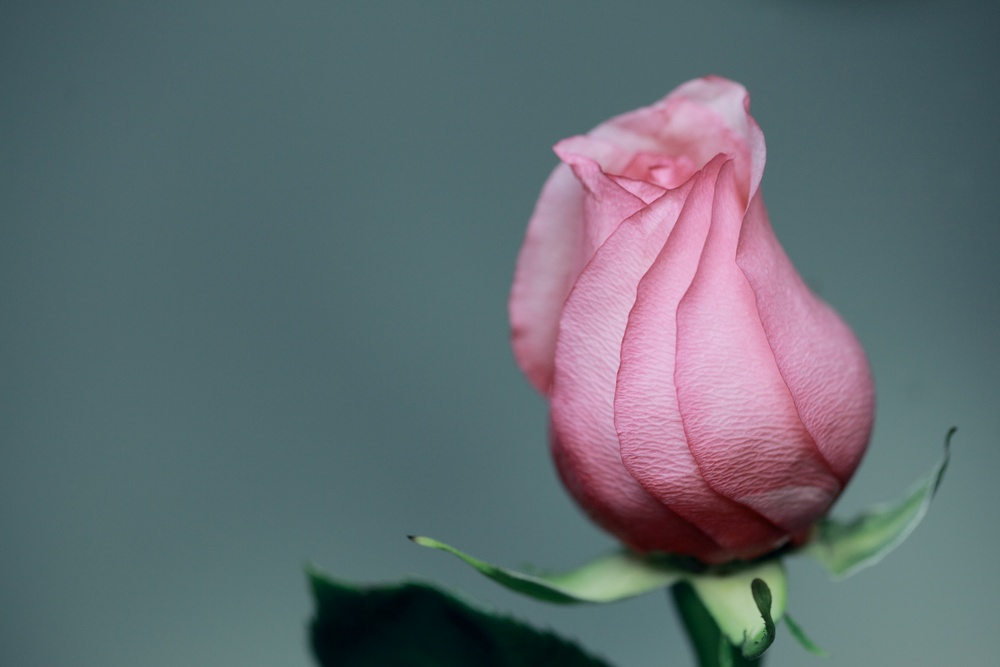
#> input picture data/rose.jpg, 1000 x 667 px, shrunk from 5616 x 3744 before the run
$ python frequency.py data/rose.jpg 1.0
#> lines starting #> are read from the running program, lines starting #| are printed output that depends on the picture
import numpy as np
from skimage import io, img_as_ubyte, img_as_float32, color
import matplotlib.pyplot as plt
import sys

def frequency(image, percentage):
    # convert to grayscale
    #grayscale = color.rgb2gray(image)
    grayscale = image
    # frequencies of the image
    f_transform = np.fft.fft2(grayscale)

    # this is just to display magnitude
    f_shift = np.fft.fftshift(f_transform)
    magnitude = np.log(np.abs(f_shift))

    max_element = max(map(max,abs(f_transform)))
    # threshold
    mask = abs(f_transform) <= max_element * percentage


    # Stats, counting removals is slo
    """
    removals = sum(map(sum,mask))
    x, y = f_transform.shape
    count = x * y
    print ("Shape :" , f_transform.shape)
    print ("Removed :", removals)
    print ("Percent Left : ", (count - removals) / count)
    """
    # "Compress" as in remove the pixels below threshold
    f_transform[mask] = 0
    ret = abs(np.fft.ifft2(f_transform))
    return ret, grayscale, magnitude

if __name__ == "__main__":
    if (len(sys.argv) !=3):
        print ("Use Statement: file path and threshold percentage \nExample: python frequency.py data/rose.jpg .0001")
        sys.exit(1)
    image_path = None
    try:
        image_path = sys.argv[1]
        float(sys.argv[2])
    except:
        print ("Error Use Statement: file path and threshold percentage \nExample: python frequency.py data/rose.jpg .0001")
        sys.exit(1)
    image = io.imread(image_path)
#> image is the input picture: shape (667, 1000, 3); mean R, G, B 97.1, 107.4, 113.4
    figure = plt.figure()
    frequency_image = [[],[],[]];
    frequency_image[0], grayscale, magnitude = frequency(image[:,:,0], float(sys.argv[2]))
#> in frequency, `grayscale = image`:
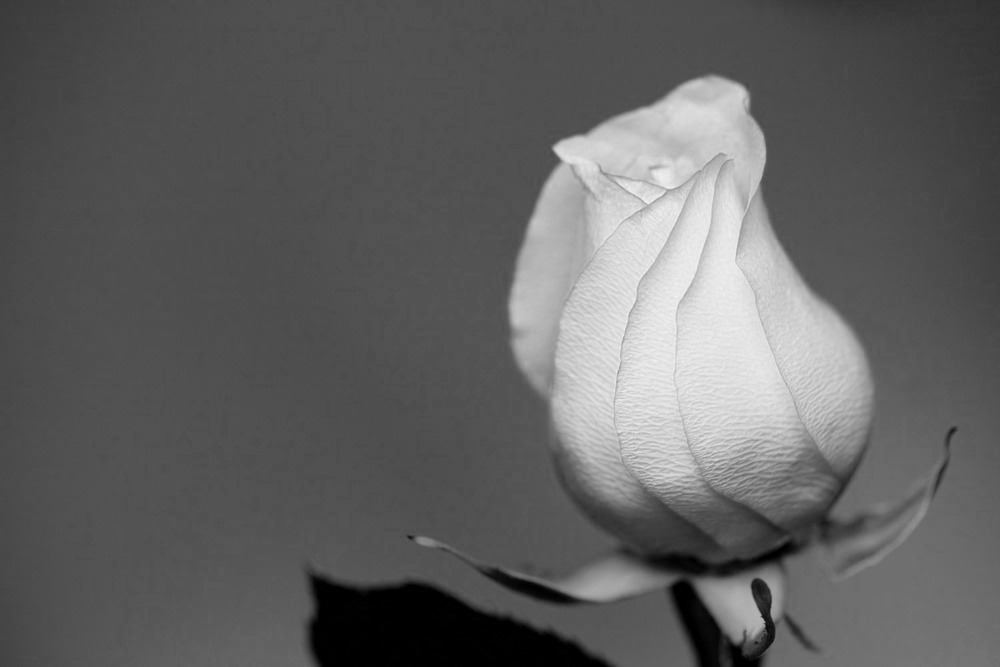
#> grayscale: shape (667, 1000); min 0, max 244, mean 97.1
#> in frequency, `magnitude = np.log(np.abs(f_shift))`:
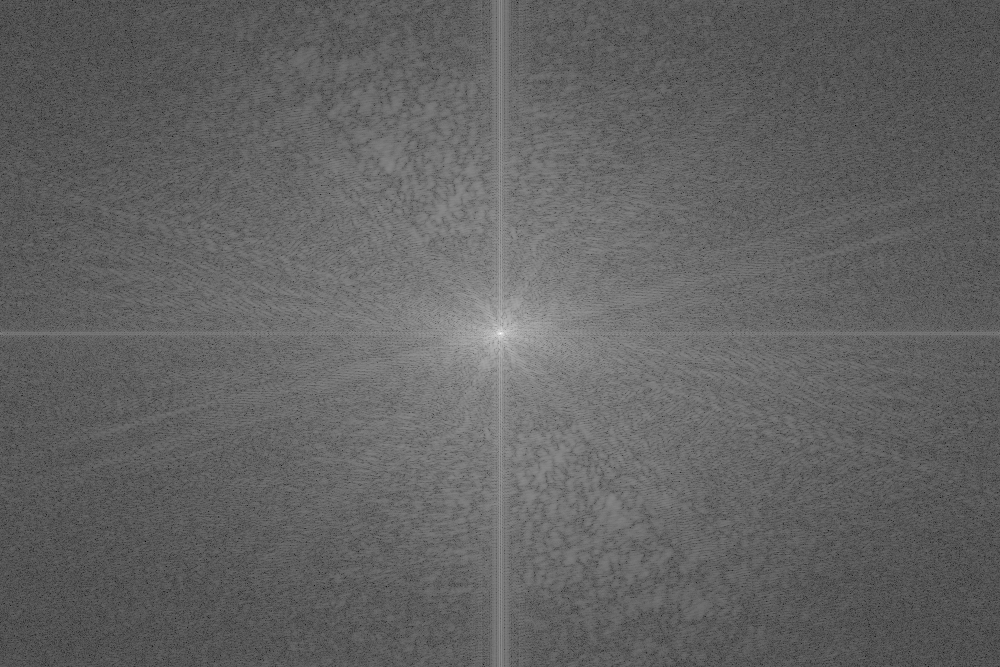
#> magnitude: shape (667, 1000) float64; min -0.143, max 17.99, mean 6.91; drawn with min black and max white
#> in frequency, `max_element = max(map(max,abs(f_transform)))`: max_element = 64794200
#> in frequency, `mask = abs(f_transform) <= max_element * percentage`: mask: shape (667, 1000) bool; every value is 1
#> in frequency, `ret = abs(np.fft.ifft2(f_transform))`: ret: shape (667, 1000) float64; every value is 0
    frequency_image[1], grayscale, magnitude = frequency(image[:,:,1], float(sys.argv[2]))
#> call 2 of frequency, with percentage = 1
#> in frequency (call 2), `grayscale = image`:
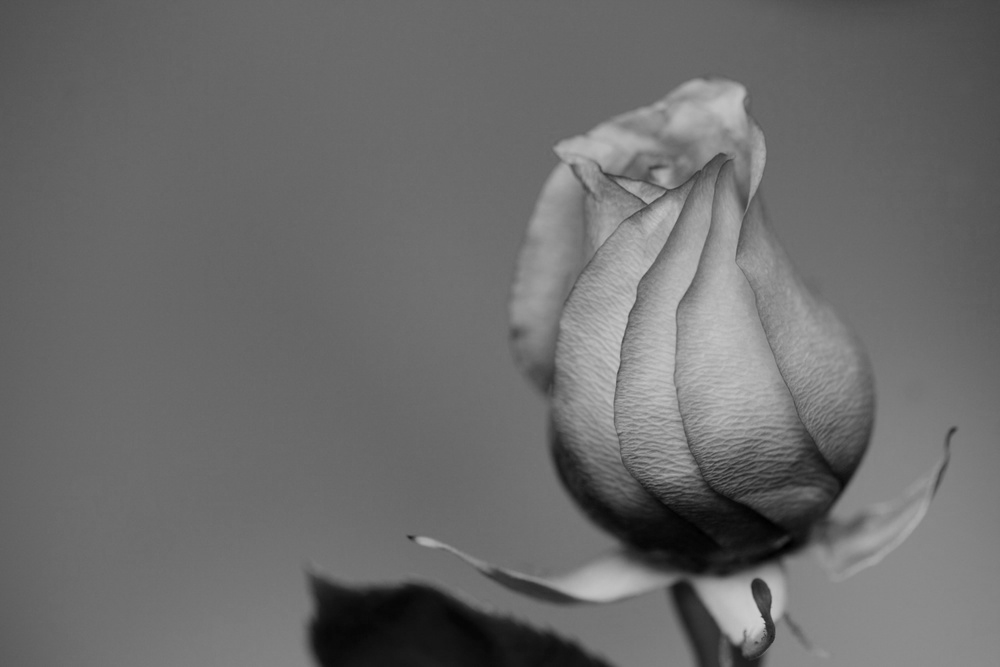
#> grayscale: shape (667, 1000); min 0, max 205, mean 107.4
#> in frequency (call 2), `max_element = max(map(max,abs(f_transform)))`: max_element = 71623334
    frequency_image[2], grayscale, magnitude = frequency(image[:,:,2], float(sys.argv[2]))
#> call 3 of frequency, with percentage = 1
#> in frequency (call 3), `grayscale = image`:
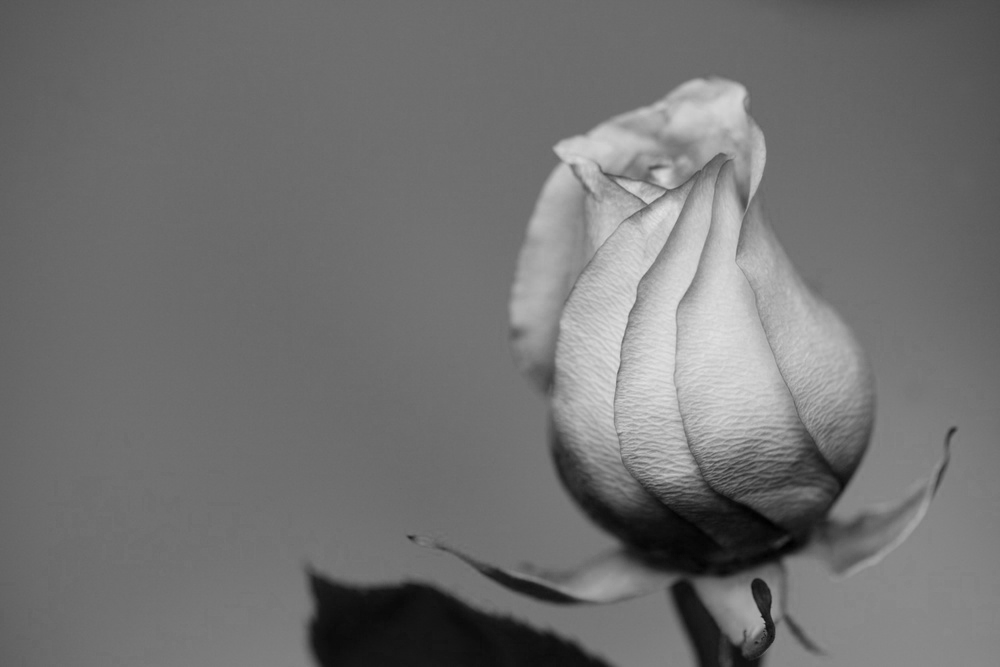
#> grayscale: shape (667, 1000); min 0, max 226, mean 113.4
#> in frequency (call 3), `max_element = max(map(max,abs(f_transform)))`: max_element = 75626714
    frequency_image = np.stack(frequency_image, axis=2)
#> frequency_image: shape (667, 1000, 3) float64; every value is 0
#> (the run stopped early here; a loop or call above may not have finished)

$ run again, with data/hippie.jpg copied over data/rose.jpg
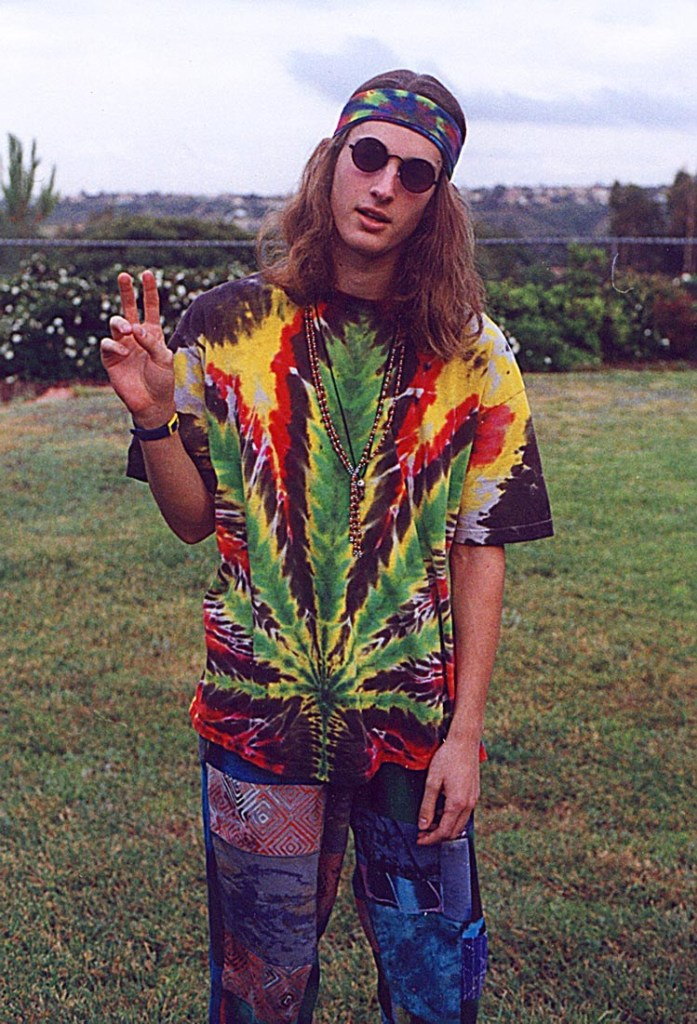
#> input picture data/hippie.jpg, 697 x 1024 px
#> image is the input picture: shape (1024, 697, 3); mean R, G, B 121.7, 107.8, 105.4
#> in frequency, `magnitude = np.log(np.abs(f_shift))`:
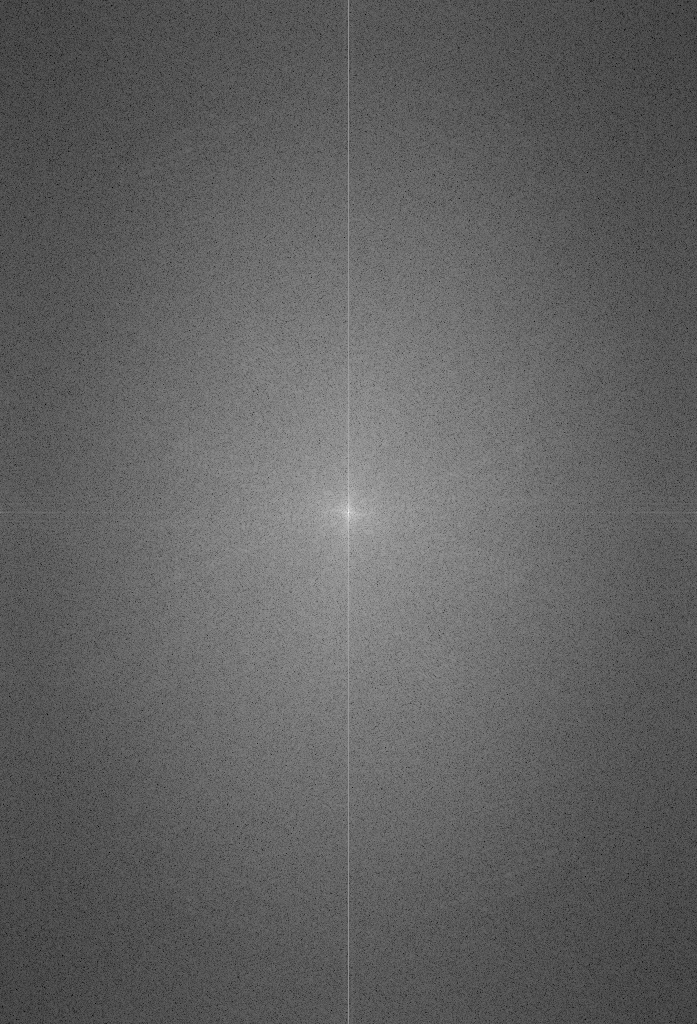
#> magnitude: shape (1024, 697) float64; min 1.83, max 18.28, mean 8.13; drawn with min black and max white
#> max_element = 86889182
#> mask: shape (1024, 697) bool; every value is 1
#> ret: shape (1024, 697) float64; every value is 0
#> in frequency (call 3), `grayscale = image`:
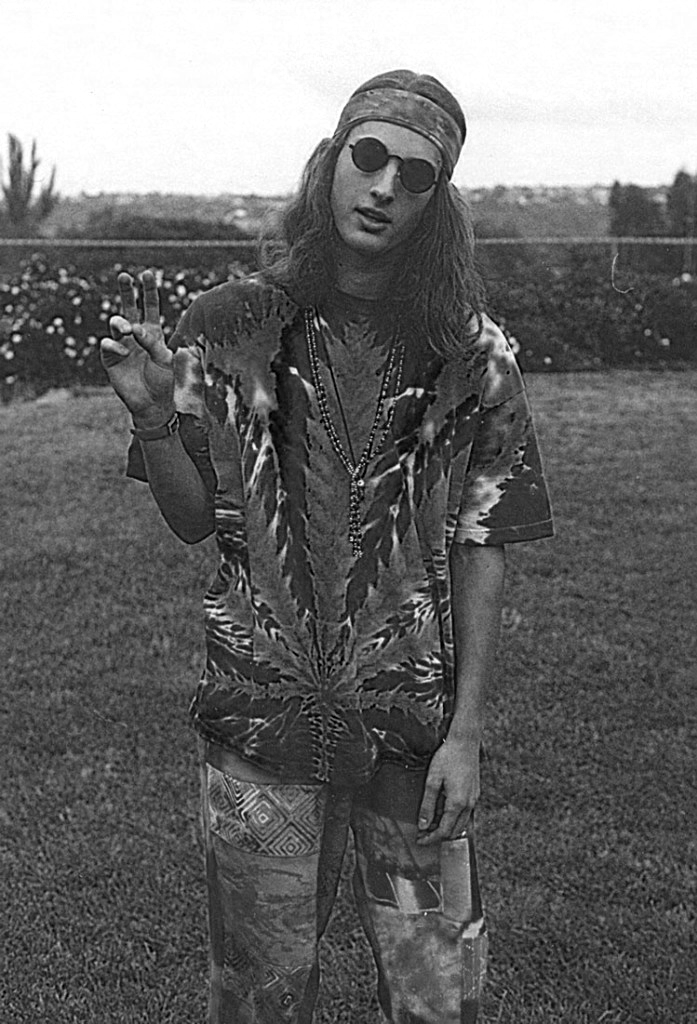
#> grayscale: shape (1024, 697); min 0, max 255, mean 105.4
#> max_element = 75234362
#> frequency_image: shape (1024, 697, 3) float64; every value is 0
